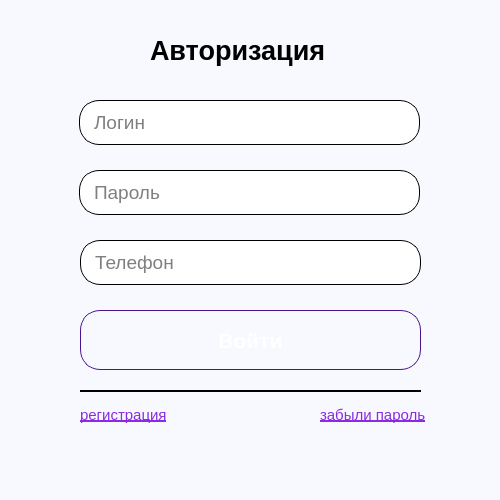
<?xml version="1.0" encoding="UTF-8"?>
<ui version="4.0">
 <class>AuthWindow</class>
 <widget class="QDialog" name="AuthWindow">
  <property name="geometry">
   <rect>
    <x>0</x>
    <y>0</y>
    <width>500</width>
    <height>500</height>
   </rect>
  </property>
  <property name="minimumSize">
   <size>
    <width>500</width>
    <height>500</height>
   </size>
  </property>
  <property name="maximumSize">
   <size>
    <width>500</width>
    <height>500</height>
   </size>
  </property>
  <property name="windowTitle">
   <string>Авторизация</string>
  </property>
  <property name="windowIcon">
   <iconset resource="IMG.qrc">
    <normaloff>:/IMG/IMG/logoSN.png</normaloff>:/IMG/IMG/logoSN.png</iconset>
  </property>
  <property name="styleSheet">
   <string notr="true">background-color: rgb(248, 249, 255);</string>
  </property>
  <widget class="Line" name="line">
   <property name="geometry">
    <rect>
     <x>80</x>
     <y>390</y>
     <width>341</width>
     <height>2</height>
    </rect>
   </property>
   <property name="styleSheet">
    <string notr="true">background-color: black;</string>
   </property>
   <property name="lineWidth">
    <number>3</number>
   </property>
   <property name="orientation">
    <enum>Qt::Orientation::Horizontal</enum>
   </property>
  </widget>
  <widget class="QLineEdit" name="textLogin">
   <property name="geometry">
    <rect>
     <x>79</x>
     <y>100</y>
     <width>341</width>
     <height>45</height>
    </rect>
   </property>
   <property name="font">
    <font>
     <family>Arial</family>
     <pointsize>14</pointsize>
     <stylestrategy>PreferDefault</stylestrategy>
    </font>
   </property>
   <property name="styleSheet">
    <string notr="true">QLineEdit
{
    background-color: white;
    color: black;              
    border-radius: 20px;      
    padding: 8px 12px;        
    border: 1px solid black; 
}</string>
   </property>
   <property name="inputMask">
    <string/>
   </property>
   <property name="text">
    <string/>
   </property>
   <property name="maxLength">
    <number>25</number>
   </property>
   <property name="placeholderText">
    <string>Логин</string>
   </property>
  </widget>
  <widget class="QLabel" name="authLabel">
   <property name="geometry">
    <rect>
     <x>150</x>
     <y>25</y>
     <width>220</width>
     <height>50</height>
    </rect>
   </property>
   <property name="font">
    <font>
     <family>Arial</family>
     <pointsize>20</pointsize>
     <bold>true</bold>
     <underline>false</underline>
     <strikeout>false</strikeout>
    </font>
   </property>
   <property name="text">
    <string>Авторизация</string>
   </property>
  </widget>
  <widget class="QPushButton" name="passwordLink">
   <property name="geometry">
    <rect>
     <x>320</x>
     <y>400</y>
     <width>131</width>
     <height>29</height>
    </rect>
   </property>
   <property name="font">
    <font>
     <family>Arial</family>
     <pointsize>11</pointsize>
     <underline>true</underline>
    </font>
   </property>
   <property name="cursor">
    <cursorShape>PointingHandCursor</cursorShape>
   </property>
   <property name="styleSheet">
    <string notr="true">QPushButton 
{
    background: transparent;
    color: #8A2BE2;
    border: none;
    text-align: left;
    padding: 0;
}
QPushButton:hover { color: #9932CC; text-decoration: underline; }</string>
   </property>
   <property name="text">
    <string>забыли пароль</string>
   </property>
  </widget>
  <widget class="QPushButton" name="authButton">
   <property name="geometry">
    <rect>
     <x>80</x>
     <y>310</y>
     <width>341</width>
     <height>60</height>
    </rect>
   </property>
   <property name="font">
    <font>
     <family>Arial</family>
     <pointsize>16</pointsize>
     <bold>true</bold>
    </font>
   </property>
   <property name="cursor">
    <cursorShape>PointingHandCursor</cursorShape>
   </property>
   <property name="styleSheet">
    <string notr="true">QPushButton 
{
    background: qlineargradient(
        x1:0, y1:0, x2:0, y2:1,
        stop:0 #6a3093, 
        stop:1 #a044ff 
    );
    color: white;     
    border-radius: 20px;
    padding: 8px 16px;  
    font-weight: bold;   
    border: 1px solid #4a148c; 
}

QPushButton:hover
 {
    background: qlineargradient(
        x1:0, y1:0, x2:0, y2:1,
        stop:0 #7b1fa2,
        stop:1 #aa00ff
    );
    border: 2px solid #7b1fa2;
}

QPushButton:pressed 
{
    background: qlineargradient(
        x1:0, y1:0, x2:0, y2:1,
        stop:0 #4a148c,
        stop:1 #7b1fa2
    );
}</string>
   </property>
   <property name="text">
    <string>Войти</string>
   </property>
  </widget>
  <widget class="QLineEdit" name="textPassword">
   <property name="geometry">
    <rect>
     <x>79</x>
     <y>170</y>
     <width>341</width>
     <height>45</height>
    </rect>
   </property>
   <property name="font">
    <font>
     <family>Arial</family>
     <pointsize>14</pointsize>
    </font>
   </property>
   <property name="styleSheet">
    <string notr="true">QLineEdit
{
    background-color: white;
    color: black;              
    border-radius: 20px;      
    padding: 8px 12px;        
    border: 1px solid black; 
}</string>
   </property>
   <property name="inputMask">
    <string/>
   </property>
   <property name="maxLength">
    <number>25</number>
   </property>
   <property name="echoMode">
    <enum>QLineEdit::EchoMode::Password</enum>
   </property>
   <property name="placeholderText">
    <string>Пароль</string>
   </property>
  </widget>
  <widget class="QPushButton" name="closeEye">
   <property name="geometry">
    <rect>
     <x>370</x>
     <y>175</y>
     <width>35</width>
     <height>35</height>
    </rect>
   </property>
   <property name="cursor">
    <cursorShape>PointingHandCursor</cursorShape>
   </property>
   <property name="styleSheet">
    <string notr="true">QPushButton 
{
    background: transparent;
    border: none;
    text-align: left;
    padding: 0;
}</string>
   </property>
   <property name="text">
    <string/>
   </property>
   <property name="icon">
    <iconset resource="IMG.qrc">
     <normaloff>:/IMG/IMG/CloseEye35x35SN.png</normaloff>:/IMG/IMG/CloseEye35x35SN.png</iconset>
   </property>
   <property name="iconSize">
    <size>
     <width>35</width>
     <height>35</height>
    </size>
   </property>
  </widget>
  <widget class="QPushButton" name="regLink">
   <property name="geometry">
    <rect>
     <x>80</x>
     <y>400</y>
     <width>111</width>
     <height>29</height>
    </rect>
   </property>
   <property name="font">
    <font>
     <family>Arial</family>
     <pointsize>11</pointsize>
     <underline>true</underline>
    </font>
   </property>
   <property name="cursor">
    <cursorShape>PointingHandCursor</cursorShape>
   </property>
   <property name="styleSheet">
    <string notr="true">QPushButton 
{
    background: transparent;
    color: #8A2BE2;
    border: none;
    text-align: left;
    padding: 0;
}
QPushButton:hover { color: #9932CC; text-decoration: underline; }</string>
   </property>
   <property name="text">
    <string>регистрация</string>
   </property>
  </widget>
  <widget class="QPushButton" name="openEye">
   <property name="geometry">
    <rect>
     <x>370</x>
     <y>175</y>
     <width>35</width>
     <height>35</height>
    </rect>
   </property>
   <property name="cursor">
    <cursorShape>PointingHandCursor</cursorShape>
   </property>
   <property name="styleSheet">
    <string notr="true">QPushButton 
{
    background: transparent;
    border: none;
    text-align: left;
    padding: 0;
}</string>
   </property>
   <property name="text">
    <string/>
   </property>
   <property name="icon">
    <iconset resource="IMG.qrc">
     <normaloff>:/IMG/IMG/OpenEye35x35SN.png</normaloff>:/IMG/IMG/OpenEye35x35SN.png</iconset>
   </property>
   <property name="iconSize">
    <size>
     <width>35</width>
     <height>35</height>
    </size>
   </property>
  </widget>
  <widget class="QLineEdit" name="textPhone">
   <property name="geometry">
    <rect>
     <x>80</x>
     <y>240</y>
     <width>341</width>
     <height>45</height>
    </rect>
   </property>
   <property name="font">
    <font>
     <family>Arial</family>
     <pointsize>14</pointsize>
    </font>
   </property>
   <property name="styleSheet">
    <string notr="true">QLineEdit
{
    background-color: white;
    color: black;              
    border-radius: 20px;      
    padding: 8px 12px;        
    border: 1px solid black; 
}</string>
   </property>
   <property name="inputMask">
    <string/>
   </property>
   <property name="maxLength">
    <number>25</number>
   </property>
   <property name="placeholderText">
    <string>Телефон</string>
   </property>
  </widget>
 </widget>
 <resources>
  <include location="IMG.qrc"/>
 </resources>
 <connections/>
</ui>
